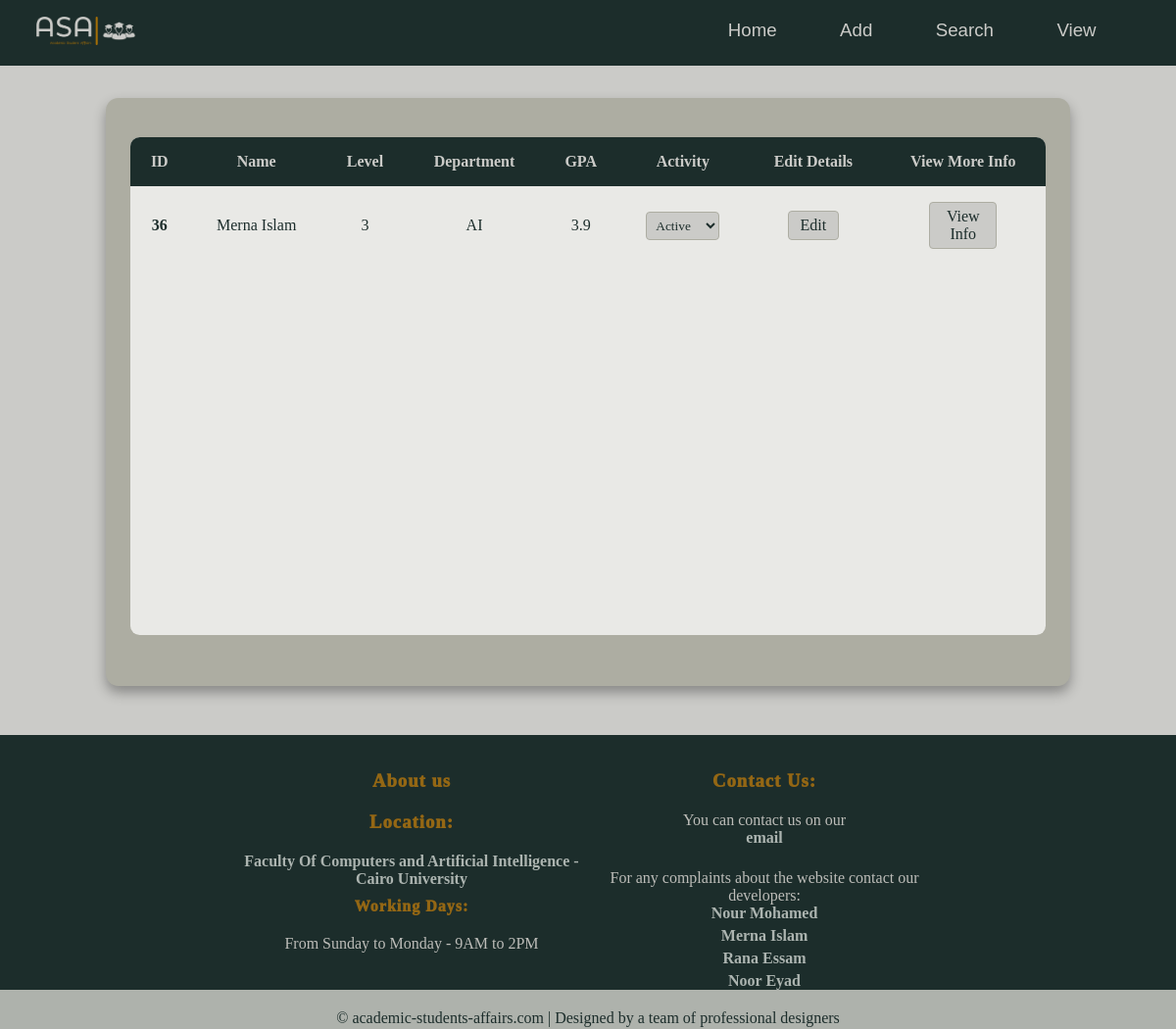
/allstudents/, run on the app's committed database.
### students/models.py (models this page shows)
class Member(models.Model):
    firstname = models.CharField(max_length=255)
    lastname = models.CharField(max_length=255)
    email = models.CharField(max_length = 50)
    phone = models.CharField(max_length=15)
    gpa = models.FloatField()
    level = models.IntegerField()
    birthdate = models.DateField()
    gender = models.CharField(max_length=6)
    dep = models.CharField(max_length= 10,  default='General')
    state = models.BooleanField(default= False)

### students/views.py (the view, shortened to what this page needs)
# urls.py: path('allstudents/', views.allstudents, name='allstudents'),
def allstudents(request):
  mymember = Member.objects.all()
  template = loader.get_template('view_student_screen.html')
  context = {
    'students': mymember,
  }
  return HttpResponse(template.render(context, request))

### students/templates/view_student_screen.html (shortened to what this page needs)
{% extends "master.html" %}
{% load static %}
{% block stylesheet %}
<link rel="stylesheet" href="{% static 'view_student_screen.css' %}">
{% endblock %}
{% block content%}
    <main class="table">
        <section class="table_body">
            <table>
                <thead>
                    <tr>
                        <th>ID</th>
                        <th>Name</th>
                        <th>Level</th>
                        <th>Department</th>
                        <th>GPA</th>
                        <th>Activity</th>
                        <th>Edit Details</th>
                        <th>View More Info</th>
                    </tr>
                </thead>
                <tbody id="table">
                    {% for std in students %}
                     <tr>
                      <td><strong>{{std.id}}</strong></td>
                      <td>{{std.firstname}} {{std.lastname}}</td>
                      <td>{{std.level}}</td>
                      <td>{{std.dep}}</td>
                      <td>{{std.gpa}}</td>
                      <td>
                       <form method = "POST" id ={{std.id}} onsubmit = "login()" >
                     <select class="dropdown" name="state"  onchange = "this.form.submit()" >
                              <option value ="1"{%if std.state%}selected {%endif%} >Active</option>
                          </select>
                        </form>
                      </td>
                      <td><a class="button"  href="../editStudent/{{std.id}}"><button type="button">Edit</button></a></td>
                      <td><a class="button" href="../studentInfo/{{std.id}}"><button type="button">View Info</button></a></td>
                  </tr>
                  {% endfor %}
                </tbody>
            </table>
        </section>
    </main>
{%endblock%}

### students/static/master.css (style rules this page uses)
body { background-color: #cbcbc8; color: #1c2d2b; margin: 0px; min-height: 100vh; position: relative; flex-direction: column; }

### students/static/view_student_screen.css (style rules this page uses)
* { margin: 0; padding: 0; box-sizing: border-box; font-family: "Times New Roman"; }
html { height: 100%; box-sizing: border-box; }
*, *:after, *:before { box-sizing: inherit; }
body { display: flex; justify-content: center; align-items: center; margin-top: 100px; color: #1c2d2b; }
table, th, td { padding: 1rem; border-collapse: collapse; text-align: center; }
table { width: 100%; }
thead, th { position: sticky; top: 0; }
thead { background-color: #1c2d2b; color: #cbcbc8; }
main.table { width: 82vw; height: 75vh; backdrop-filter: blur(7px); box-shadow: 0 .4rem .8rem #0005; border-radius: .8rem; background-color: #adada2; overflow: hidden; margin-bottom: 350px; }
.table_body { width: 95%; height: 95%; max-height: calc(89% - 1.6rem); background-color: #fffb; margin: 2.5rem auto; border-radius: .6rem; overflow: auto; }
button { color: #1c2d2b; padding: 5px; background-color: #cbcbc8; text-align: center; text-decoration: none; display: inline-block; font-size: 16px; font-weight: normal; cursor: pointer; border-radius: 4px; transition-duration: 0.4s; width: 50%; margin-bottom: 0; border: 1px solid #adada2; }
.dropdown { padding: 5px; color: #1c2d2b; background-color: #cbcbc8; border: 1px solid #adada2; cursor: pointer; border-radius: 4px; transition-duration: 0.4s; }

### data on the page
Member: id "36", firstname "Merna", lastname "Islam", level "3", dep "AI", gpa "3.9", state "Active"
